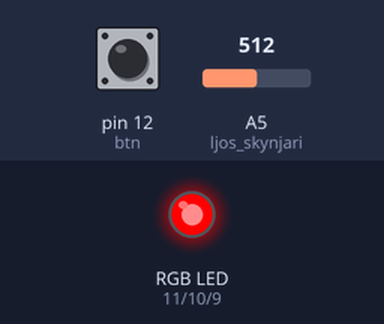
Recording of a sketch running on a simulated Arduino Uno, built with avr-gcc and run on an emulated ATmega328P. Shown: an RGB LED mixed from three pins (HIGH = lit). Inputs (shaded band) come from the test bench; at power-on: pin 12 (btn) LOW, A5 (ljos_skynjari) = 512. Dim RGB values are drawn brighter than linear.

Above: at 1.2 s.
1.3 s: pin 12 (btn) pulled HIGH for 0.15 s
At 2.7 s:
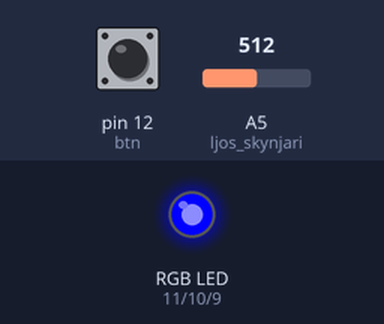
3.0 s: A5 (ljos_skynjari) set to 6
4.5 s: A5 (ljos_skynjari) set to 3
At 5.2 s:
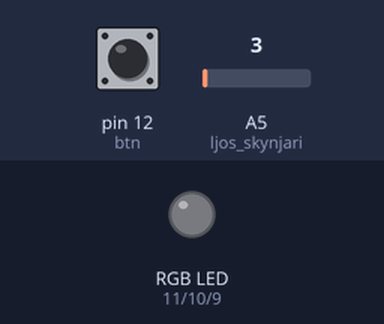
6.0 s: A5 (ljos_skynjari) set to 122
At 6.3 s:
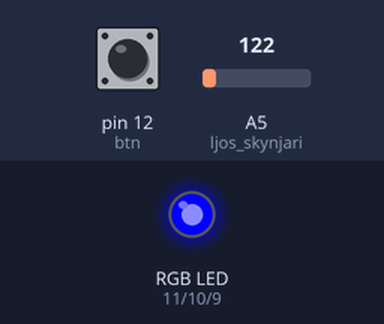
7.5 s: pin 12 (btn) pulled HIGH for 1 s
At 9.7 s:
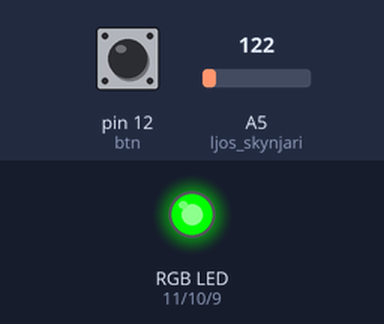
10.0 s: pin 12 (btn) pulled HIGH for 0.15 s
At 10.1 s:
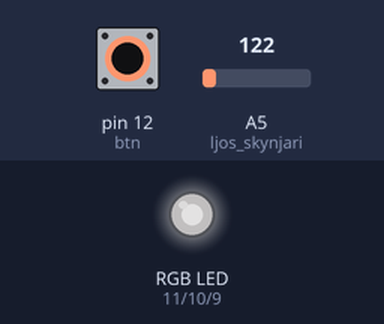
Timing chart, 0 to 12.7 s (numbered marks = the images above; inputs shaded):
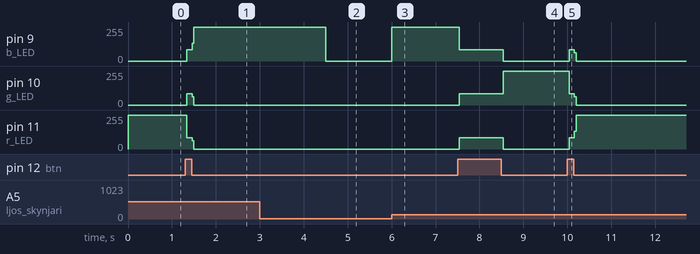

Measured:
- the behaviour switches between 5 and 4 on A5 (ljos_skynjari) (found by bisection; images 1 and 2)
- after the input at 1.3 s, pin 9 (b_LED): 0/255 → 84/255 at once, → 255/255 0.12 s later; pin 10 (g_LED): 0/255 → 86/255 at once, → 0/255 0.12 s later; pin 11 (r_LED): 255/255 → 85/255 at once, → 0/255 0.12 s later
- after the input at 3.0 s, every drawn part: stays the same
- after the input at 4.5 s, pin 9 (b_LED): 255/255 → 0/255 at once
- after the input at 6.0 s, pin 9 (b_LED): 0/255 → 255/255 at once
- after the input at 7.5 s, pin 9 (b_LED): 255/255 → 83/255 at once, → 0/255 1.0 s later; pin 10 (g_LED): 0/255 → 86/255 at once, → 255/255 1.0 s later; pin 11 (r_LED): 0/255 → 86/255 at once, → 0/255 1.0 s later
- after the input at 10.0 s, pin 9 (b_LED): 0/255 → 85/255 at once, → 0/255 0.12 s later; pin 10 (g_LED): 255/255 → 85/255 at once, → 0/255 0.12 s later; pin 11 (r_LED): 0/255 → 86/255 at once, → 255/255 0.12 s later

The sketch:

Ljos_skynjari.ino
```cpp
const int r_LED = 11;
const int g_LED = 10;
const int b_LED = 9;
const int btn = 12;
const int ljos_skynjari = A5;

int skynjariValue;
int rgb = 0;

void setup(){
    pinMode(r_LED,OUTPUT);
    pinMode(g_LED,OUTPUT);
    pinMode(b_LED,OUTPUT);
    pinMode(btn,INPUT);
}


void loop(){
    skynjariValue = analogRead(ljos_skynjari);
    skynjariValue = map(skynjariValue, 0, 1023, 0, 255);
    if (digitalRead(btn) == HIGH){
        if (rgb == 2){
            rgb = 0;
        }
        else{
            rgb = rgb + 1;
        }
    }
    if (rgb == 0){
        digitalWrite(r_LED, skynjariValue);
        digitalWrite(g_LED, LOW);
        digitalWrite(b_LED, LOW);
    }
    if (rgb == 1){
        digitalWrite(r_LED, LOW);
        digitalWrite(g_LED, skynjariValue);
        digitalWrite(b_LED, LOW);
    }
    if (rgb == 2){
        digitalWrite(r_LED, LOW);
        digitalWrite(g_LED, LOW);
        digitalWrite(b_LED, skynjariValue);
    }
}
```
